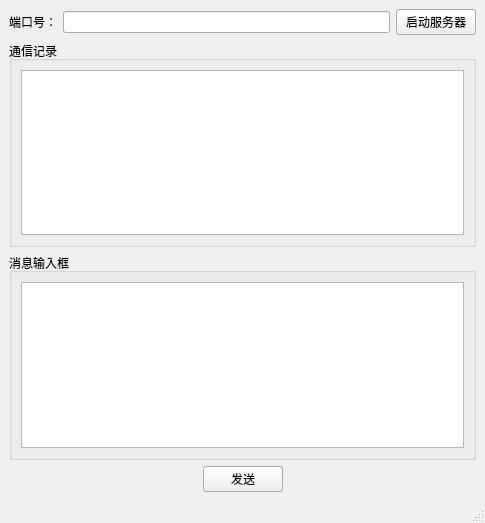
<?xml version="1.0" encoding="UTF-8"?>
<ui version="4.0">
 <class>Server</class>
 <widget class="QMainWindow" name="Server">
  <property name="geometry">
   <rect>
    <x>0</x>
    <y>0</y>
    <width>485</width>
    <height>523</height>
   </rect>
  </property>
  <property name="windowTitle">
   <string>Server</string>
  </property>
  <widget class="QWidget" name="centralwidget">
   <layout class="QVBoxLayout" name="verticalLayout">
    <item>
     <layout class="QHBoxLayout" name="horizontalLayout">
      <item>
       <widget class="QLabel" name="label">
        <property name="text">
         <string>端口号：</string>
        </property>
       </widget>
      </item>
      <item>
       <widget class="QLineEdit" name="port"/>
      </item>
      <item>
       <widget class="QPushButton" name="startServer">
        <property name="text">
         <string>启动服务器</string>
        </property>
       </widget>
      </item>
     </layout>
    </item>
    <item>
     <widget class="QGroupBox" name="groupBox">
      <property name="title">
       <string>通信记录</string>
      </property>
      <layout class="QGridLayout" name="gridLayout">
       <item row="0" column="0">
        <widget class="QTextEdit" name="record"/>
       </item>
      </layout>
     </widget>
    </item>
    <item>
     <widget class="QGroupBox" name="groupBox_2">
      <property name="title">
       <string>消息输入框</string>
      </property>
      <layout class="QGridLayout" name="gridLayout_2">
       <item row="0" column="0">
        <widget class="QTextEdit" name="msg"/>
       </item>
      </layout>
     </widget>
    </item>
    <item>
     <layout class="QHBoxLayout" name="horizontalLayout_2">
      <item>
       <spacer name="horizontalSpacer">
        <property name="orientation">
         <enum>Qt::Horizontal</enum>
        </property>
        <property name="sizeHint" stdset="0">
         <size>
          <width>40</width>
          <height>20</height>
         </size>
        </property>
       </spacer>
      </item>
      <item>
       <widget class="QPushButton" name="send">
        <property name="text">
         <string>发送</string>
        </property>
       </widget>
      </item>
      <item>
       <spacer name="horizontalSpacer_2">
        <property name="orientation">
         <enum>Qt::Horizontal</enum>
        </property>
        <property name="sizeHint" stdset="0">
         <size>
          <width>40</width>
          <height>20</height>
         </size>
        </property>
       </spacer>
      </item>
     </layout>
    </item>
   </layout>
  </widget>
  <widget class="QMenuBar" name="menubar">
   <property name="geometry">
    <rect>
     <x>0</x>
     <y>0</y>
     <width>485</width>
     <height>26</height>
    </rect>
   </property>
  </widget>
  <widget class="QStatusBar" name="statusbar"/>
 </widget>
 <resources/>
 <connections/>
</ui>
